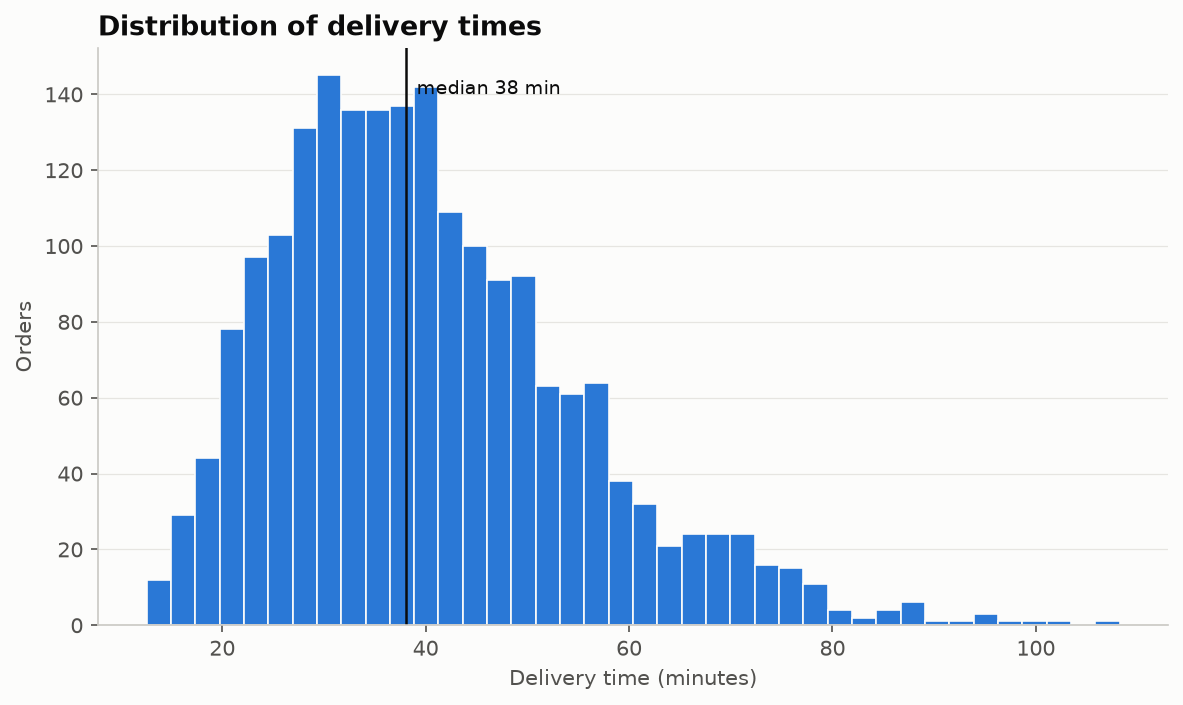

Generate this figure with Python:
"""
Histogram  -  family: Distribution

DESIGN PURPOSE
Bins one numeric variable into intervals and draws a bar for the count in
each. It is the standard way to see a distribution's shape, centre, spread,
skew and gaps.

WHEN TO USE
  - Show the shape of one numeric variable (normal, skewed, bimodal)
  - Find outliers, gaps and impossible values during data cleaning
  - Communicate a distribution to a general audience

AVOID WHEN
  - There are fewer than ~30 values (use a strip or dot plot)
  - Comparing more than two or three groups (overlapping bars become
    unreadable)

ALTERNATIVES
  - KDE density curve
  - Box plot
  - ECDF

EXAMPLE
Delivery times (minutes) for 2,000 food orders, right-skewed (synthetic).

Run:  python histogram.py

The notebook also shows this chart built with: plotly, altair.
"""
import sys
from pathlib import Path

import numpy as np
import pandas as pd
import matplotlib.pyplot as plt

# Library style: categorical colors in fixed order, recessive axes, hairline grid.
PALETTE = ["#2a78d6", "#eb6834", "#1baf7a", "#eda100",
           "#e87ba4", "#008300", "#6250d6", "#e34948"]
SEQ_CMAP = "Blues"      # sequential: one hue, light -> dark
DIV_CMAP = "RdBu_r"     # diverging: two opposite hues, neutral midpoint
GRAY = "#b8b7b1"        # de-emphasised marks
plt.rcParams.update({
    "figure.figsize": (8, 4.8), "figure.dpi": 110, "figure.facecolor": "#fcfcfb",
    "axes.facecolor": "#fcfcfb", "axes.edgecolor": "#c9c8c3", "axes.linewidth": 0.8,
    "axes.spines.top": False, "axes.spines.right": False,
    "axes.grid": True, "grid.color": "#e6e5e1", "grid.linewidth": 0.6, "axes.axisbelow": True,
    "axes.prop_cycle": plt.cycler(color=PALETTE),
    "axes.titlesize": 13, "axes.titleweight": "bold", "axes.titlelocation": "left",
    "axes.labelcolor": "#52514e", "xtick.color": "#52514e", "ytick.color": "#52514e",
    "text.color": "#0b0b0b", "font.size": 10, "lines.linewidth": 2,
    "legend.frameon": False,
})

# --- Example data ------------------------------------------------------------
rng = np.random.default_rng(5)
df = pd.DataFrame({"minutes": rng.gamma(4.5, 7, 2000) + 8})
df["minutes"].describe().round(1)

# --- Plot --------------------------------------------------------------------
fig, ax = plt.subplots(figsize=(8, 4.8))
ax.hist(df["minutes"], bins=40, color=PALETTE[0], edgecolor="#fcfcfb", linewidth=0.8)
med = df["minutes"].median()
ax.axvline(med, color="#0b0b0b", linewidth=1.2)
ax.text(med + 1, ax.get_ylim()[1] * 0.92, f"median {med:.0f} min", fontsize=9)
ax.set_xlabel("Delivery time (minutes)")
ax.set_ylabel("Orders")
ax.set_title("Distribution of delivery times")
ax.grid(axis="x", visible=False)
fig.tight_layout()

# --- Save / show -------------------------------------------------------------
out = Path(__file__).with_name(Path(__file__).stem + ".png")
fig.savefig(out, dpi=150, bbox_inches="tight")
print(f"saved {out}")
if "--no-show" not in sys.argv:
    plt.show()
